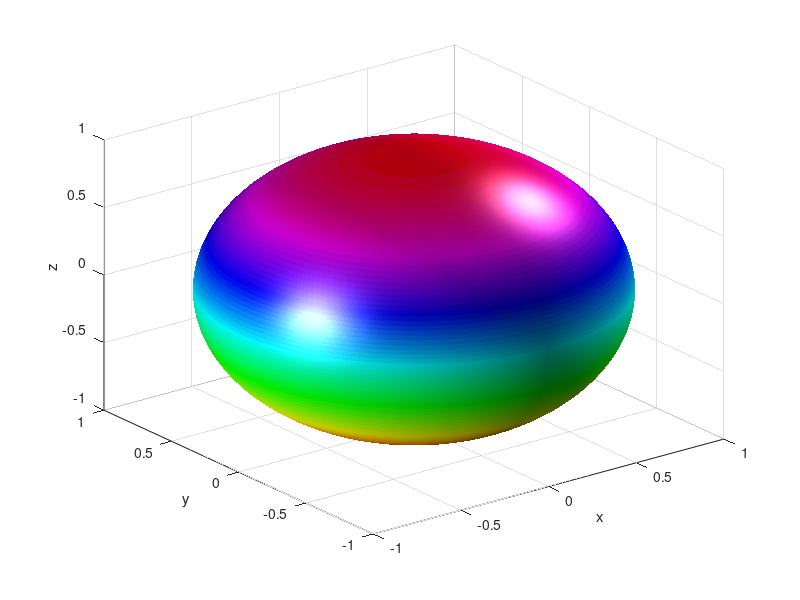

Reproduce this figure in MATLAB.
clear;

[x, y, z] = sphere(500);
surf(x, y, z);
xlabel('x');
ylabel('y');
zlabel('z');
shading interp
colormap 'hsv'

light('Position',[0.8 0 0.5])

light('Position',[-1 0 0])